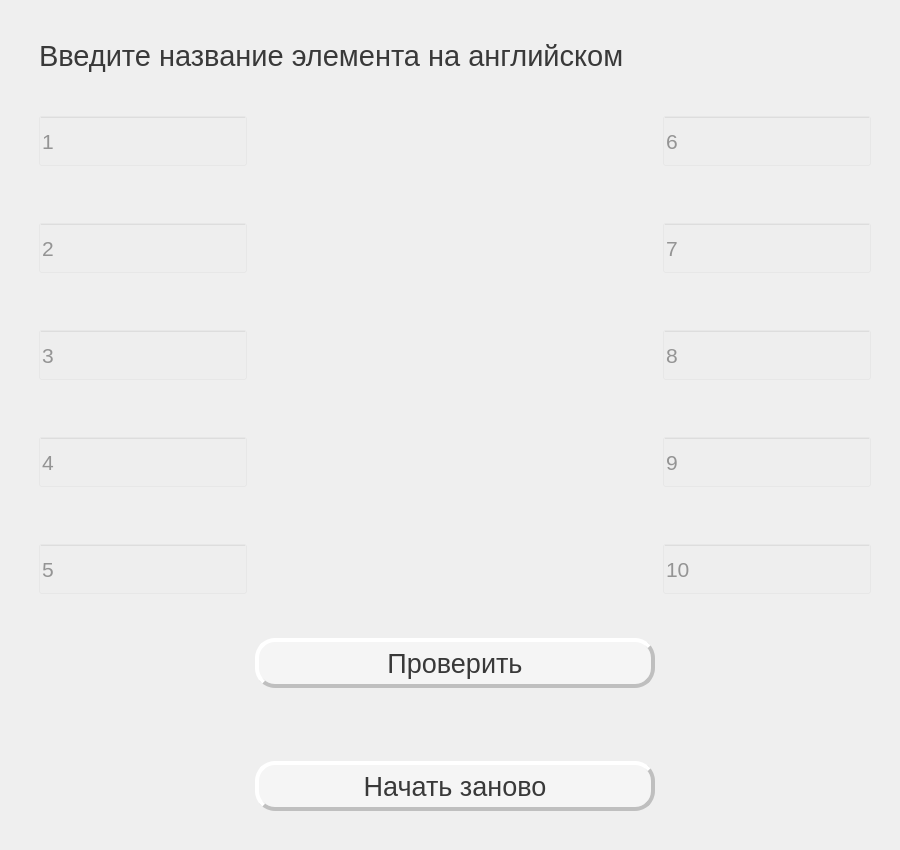
<?xml version="1.0" encoding="UTF-8"?>
<ui version="4.0">
 <class>TechEng</class>
 <widget class="QWidget" name="TechEng">
  <property name="geometry">
   <rect>
    <x>0</x>
    <y>0</y>
    <width>900</width>
    <height>850</height>
   </rect>
  </property>
  <property name="sizePolicy">
   <sizepolicy hsizetype="Fixed" vsizetype="Fixed">
    <horstretch>0</horstretch>
    <verstretch>0</verstretch>
   </sizepolicy>
  </property>
  <property name="minimumSize">
   <size>
    <width>900</width>
    <height>850</height>
   </size>
  </property>
  <property name="windowTitle">
   <string>TechEng</string>
  </property>
  <property name="styleSheet">
   <string notr="true"/>
  </property>
  <layout class="QVBoxLayout" name="verticalLayout_4">
   <property name="leftMargin">
    <number>0</number>
   </property>
   <property name="topMargin">
    <number>0</number>
   </property>
   <property name="rightMargin">
    <number>0</number>
   </property>
   <property name="bottomMargin">
    <number>0</number>
   </property>
   <item>
    <widget class="QWidget" name="widget" native="true">
     <layout class="QVBoxLayout" name="verticalLayout_5">
      <item>
       <layout class="QVBoxLayout" name="verticalLayout_2">
        <property name="spacing">
         <number>30</number>
        </property>
        <property name="leftMargin">
         <number>30</number>
        </property>
        <property name="topMargin">
         <number>30</number>
        </property>
        <property name="rightMargin">
         <number>20</number>
        </property>
        <property name="bottomMargin">
         <number>30</number>
        </property>
        <item>
         <layout class="QHBoxLayout" name="horizontalLayout_2">
          <item>
           <widget class="QLabel" name="label_2">
            <property name="sizePolicy">
             <sizepolicy hsizetype="Preferred" vsizetype="Preferred">
              <horstretch>0</horstretch>
              <verstretch>0</verstretch>
             </sizepolicy>
            </property>
            <property name="font">
             <font>
              <family>Segoe UI Historic</family>
              <pointsize>22</pointsize>
              <weight>50</weight>
              <bold>false</bold>
             </font>
            </property>
            <property name="styleSheet">
             <string notr="true">color:rgb(57, 57, 57)</string>
            </property>
            <property name="text">
             <string>Введите название элемента на английском</string>
            </property>
           </widget>
          </item>
         </layout>
        </item>
        <item>
         <layout class="QGridLayout" name="gridLayout">
          <item row="5" column="1">
           <widget class="QLabel" name="motherboard">
            <property name="minimumSize">
             <size>
              <width>120</width>
              <height>105</height>
             </size>
            </property>
            <property name="maximumSize">
             <size>
              <width>120</width>
              <height>105</height>
             </size>
            </property>
            <property name="text">
             <string/>
            </property>
           </widget>
          </item>
          <item row="3" column="1">
           <widget class="QLabel" name="graphiccard">
            <property name="minimumSize">
             <size>
              <width>150</width>
              <height>95</height>
             </size>
            </property>
            <property name="maximumSize">
             <size>
              <width>150</width>
              <height>95</height>
             </size>
            </property>
            <property name="text">
             <string/>
            </property>
           </widget>
          </item>
          <item row="2" column="1">
           <widget class="QLabel" name="cpucooler">
            <property name="minimumSize">
             <size>
              <width>100</width>
              <height>106</height>
             </size>
            </property>
            <property name="maximumSize">
             <size>
              <width>100</width>
              <height>106</height>
             </size>
            </property>
            <property name="text">
             <string/>
            </property>
           </widget>
          </item>
          <item row="3" column="2">
           <widget class="QLabel" name="soundcard">
            <property name="minimumSize">
             <size>
              <width>154</width>
              <height>95</height>
             </size>
            </property>
            <property name="maximumSize">
             <size>
              <width>154</width>
              <height>95</height>
             </size>
            </property>
            <property name="text">
             <string/>
            </property>
           </widget>
          </item>
          <item row="2" column="2">
           <widget class="QLabel" name="ram">
            <property name="minimumSize">
             <size>
              <width>170</width>
              <height>96</height>
             </size>
            </property>
            <property name="maximumSize">
             <size>
              <width>170</width>
              <height>96</height>
             </size>
            </property>
            <property name="text">
             <string/>
            </property>
           </widget>
          </item>
          <item row="1" column="1">
           <widget class="QLabel" name="cpu">
            <property name="sizePolicy">
             <sizepolicy hsizetype="Fixed" vsizetype="Fixed">
              <horstretch>0</horstretch>
              <verstretch>0</verstretch>
             </sizepolicy>
            </property>
            <property name="minimumSize">
             <size>
              <width>100</width>
              <height>104</height>
             </size>
            </property>
            <property name="maximumSize">
             <size>
              <width>100</width>
              <height>104</height>
             </size>
            </property>
            <property name="text">
             <string/>
            </property>
           </widget>
          </item>
          <item row="1" column="2">
           <widget class="QLabel" name="powersupply">
            <property name="minimumSize">
             <size>
              <width>153</width>
              <height>110</height>
             </size>
            </property>
            <property name="maximumSize">
             <size>
              <width>153</width>
              <height>110</height>
             </size>
            </property>
            <property name="text">
             <string/>
            </property>
           </widget>
          </item>
          <item row="4" column="1">
           <widget class="QLabel" name="hdd">
            <property name="minimumSize">
             <size>
              <width>156</width>
              <height>120</height>
             </size>
            </property>
            <property name="maximumSize">
             <size>
              <width>156</width>
              <height>120</height>
             </size>
            </property>
            <property name="text">
             <string/>
            </property>
           </widget>
          </item>
          <item row="4" column="2">
           <widget class="QLabel" name="ssd">
            <property name="minimumSize">
             <size>
              <width>150</width>
              <height>82</height>
             </size>
            </property>
            <property name="text">
             <string/>
            </property>
           </widget>
          </item>
          <item row="5" column="2">
           <widget class="QLabel" name="ports">
            <property name="minimumSize">
             <size>
              <width>140</width>
              <height>61</height>
             </size>
            </property>
            <property name="maximumSize">
             <size>
              <width>140</width>
              <height>61</height>
             </size>
            </property>
            <property name="text">
             <string/>
            </property>
           </widget>
          </item>
          <item row="1" column="0">
           <widget class="QLineEdit" name="answer1">
            <property name="sizePolicy">
             <sizepolicy hsizetype="Minimum" vsizetype="Fixed">
              <horstretch>0</horstretch>
              <verstretch>0</verstretch>
             </sizepolicy>
            </property>
            <property name="minimumSize">
             <size>
              <width>100</width>
              <height>50</height>
             </size>
            </property>
            <property name="font">
             <font>
              <family>Segoe UI Historic</family>
              <pointsize>16</pointsize>
             </font>
            </property>
            <property name="styleSheet">
             <string notr="true">color:rgb(57, 57, 57);
background-color: rgba(221, 221, 221, 0.1)
</string>
            </property>
            <property name="placeholderText">
             <string>1</string>
            </property>
           </widget>
          </item>
          <item row="2" column="0">
           <widget class="QLineEdit" name="answer2">
            <property name="sizePolicy">
             <sizepolicy hsizetype="Minimum" vsizetype="Fixed">
              <horstretch>0</horstretch>
              <verstretch>0</verstretch>
             </sizepolicy>
            </property>
            <property name="minimumSize">
             <size>
              <width>100</width>
              <height>50</height>
             </size>
            </property>
            <property name="font">
             <font>
              <family>Segoe UI Historic</family>
              <pointsize>16</pointsize>
             </font>
            </property>
            <property name="styleSheet">
             <string notr="true">color:rgb(57, 57, 57);
background-color: rgba(221, 221, 221, 0.1)
</string>
            </property>
            <property name="placeholderText">
             <string>2</string>
            </property>
           </widget>
          </item>
          <item row="3" column="0">
           <widget class="QLineEdit" name="answer3">
            <property name="sizePolicy">
             <sizepolicy hsizetype="Minimum" vsizetype="Fixed">
              <horstretch>0</horstretch>
              <verstretch>0</verstretch>
             </sizepolicy>
            </property>
            <property name="minimumSize">
             <size>
              <width>100</width>
              <height>50</height>
             </size>
            </property>
            <property name="font">
             <font>
              <family>Segoe UI Historic</family>
              <pointsize>16</pointsize>
             </font>
            </property>
            <property name="styleSheet">
             <string notr="true">color:rgb(57, 57, 57);
background-color: rgba(221, 221, 221, 0.1)
</string>
            </property>
            <property name="placeholderText">
             <string>3</string>
            </property>
           </widget>
          </item>
          <item row="4" column="0">
           <widget class="QLineEdit" name="answer4">
            <property name="sizePolicy">
             <sizepolicy hsizetype="Minimum" vsizetype="Fixed">
              <horstretch>0</horstretch>
              <verstretch>0</verstretch>
             </sizepolicy>
            </property>
            <property name="minimumSize">
             <size>
              <width>100</width>
              <height>50</height>
             </size>
            </property>
            <property name="font">
             <font>
              <family>Segoe UI Historic</family>
              <pointsize>16</pointsize>
             </font>
            </property>
            <property name="styleSheet">
             <string notr="true">color:rgb(57, 57, 57);
background-color: rgba(221, 221, 221, 0.1)
</string>
            </property>
            <property name="placeholderText">
             <string>4</string>
            </property>
           </widget>
          </item>
          <item row="5" column="0">
           <widget class="QLineEdit" name="answer5">
            <property name="sizePolicy">
             <sizepolicy hsizetype="Minimum" vsizetype="Fixed">
              <horstretch>0</horstretch>
              <verstretch>0</verstretch>
             </sizepolicy>
            </property>
            <property name="minimumSize">
             <size>
              <width>100</width>
              <height>50</height>
             </size>
            </property>
            <property name="font">
             <font>
              <family>Segoe UI Historic</family>
              <pointsize>16</pointsize>
             </font>
            </property>
            <property name="styleSheet">
             <string notr="true">color:rgb(57, 57, 57);
background-color: rgba(221, 221, 221, 0.1)
</string>
            </property>
            <property name="placeholderText">
             <string>5</string>
            </property>
           </widget>
          </item>
          <item row="1" column="3">
           <widget class="QLineEdit" name="answer6">
            <property name="sizePolicy">
             <sizepolicy hsizetype="Minimum" vsizetype="Fixed">
              <horstretch>0</horstretch>
              <verstretch>0</verstretch>
             </sizepolicy>
            </property>
            <property name="minimumSize">
             <size>
              <width>100</width>
              <height>50</height>
             </size>
            </property>
            <property name="font">
             <font>
              <family>Segoe UI Historic</family>
              <pointsize>16</pointsize>
             </font>
            </property>
            <property name="styleSheet">
             <string notr="true">color:rgb(57, 57, 57);
background-color: rgba(221, 221, 221, 0.1)
</string>
            </property>
            <property name="placeholderText">
             <string>6</string>
            </property>
           </widget>
          </item>
          <item row="2" column="3">
           <widget class="QLineEdit" name="answer7">
            <property name="sizePolicy">
             <sizepolicy hsizetype="Minimum" vsizetype="Fixed">
              <horstretch>0</horstretch>
              <verstretch>0</verstretch>
             </sizepolicy>
            </property>
            <property name="minimumSize">
             <size>
              <width>100</width>
              <height>50</height>
             </size>
            </property>
            <property name="font">
             <font>
              <family>Segoe UI Historic</family>
              <pointsize>16</pointsize>
             </font>
            </property>
            <property name="styleSheet">
             <string notr="true">color:rgb(57, 57, 57);
background-color: rgba(221, 221, 221, 0.1)
</string>
            </property>
            <property name="placeholderText">
             <string>7</string>
            </property>
           </widget>
          </item>
          <item row="3" column="3">
           <widget class="QLineEdit" name="answer8">
            <property name="sizePolicy">
             <sizepolicy hsizetype="Minimum" vsizetype="Fixed">
              <horstretch>0</horstretch>
              <verstretch>0</verstretch>
             </sizepolicy>
            </property>
            <property name="minimumSize">
             <size>
              <width>100</width>
              <height>50</height>
             </size>
            </property>
            <property name="font">
             <font>
              <family>Segoe UI Historic</family>
              <pointsize>16</pointsize>
             </font>
            </property>
            <property name="styleSheet">
             <string notr="true">color:rgb(57, 57, 57);
background-color: rgba(221, 221, 221, 0.1)
</string>
            </property>
            <property name="placeholderText">
             <string>8</string>
            </property>
           </widget>
          </item>
          <item row="4" column="3">
           <widget class="QLineEdit" name="answer9">
            <property name="sizePolicy">
             <sizepolicy hsizetype="Minimum" vsizetype="Fixed">
              <horstretch>0</horstretch>
              <verstretch>0</verstretch>
             </sizepolicy>
            </property>
            <property name="minimumSize">
             <size>
              <width>100</width>
              <height>50</height>
             </size>
            </property>
            <property name="font">
             <font>
              <family>Segoe UI Historic</family>
              <pointsize>16</pointsize>
             </font>
            </property>
            <property name="styleSheet">
             <string notr="true">color:rgb(57, 57, 57);
background-color: rgba(221, 221, 221, 0.1)
</string>
            </property>
            <property name="placeholderText">
             <string>9</string>
            </property>
           </widget>
          </item>
          <item row="5" column="3">
           <widget class="QLineEdit" name="answer10">
            <property name="sizePolicy">
             <sizepolicy hsizetype="Minimum" vsizetype="Fixed">
              <horstretch>0</horstretch>
              <verstretch>0</verstretch>
             </sizepolicy>
            </property>
            <property name="minimumSize">
             <size>
              <width>100</width>
              <height>50</height>
             </size>
            </property>
            <property name="font">
             <font>
              <family>Segoe UI Historic</family>
              <pointsize>16</pointsize>
             </font>
            </property>
            <property name="styleSheet">
             <string notr="true">color:rgb(57, 57, 57);
background-color: rgba(221, 221, 221, 0.1)
</string>
            </property>
            <property name="placeholderText">
             <string>10</string>
            </property>
           </widget>
          </item>
         </layout>
        </item>
        <item>
         <layout class="QHBoxLayout" name="horizontalLayout_4">
          <item>
           <spacer name="horizontalSpacer">
            <property name="orientation">
             <enum>Qt::Horizontal</enum>
            </property>
            <property name="sizeHint" stdset="0">
             <size>
              <width>40</width>
              <height>20</height>
             </size>
            </property>
           </spacer>
          </item>
          <item>
           <layout class="QVBoxLayout" name="verticalLayout_6">
            <property name="spacing">
             <number>20</number>
            </property>
            <item>
             <widget class="QPushButton" name="checkAnswer">
              <property name="sizePolicy">
               <sizepolicy hsizetype="Preferred" vsizetype="Preferred">
                <horstretch>0</horstretch>
                <verstretch>0</verstretch>
               </sizepolicy>
              </property>
              <property name="minimumSize">
               <size>
                <width>400</width>
                <height>50</height>
               </size>
              </property>
              <property name="maximumSize">
               <size>
                <width>400</width>
                <height>50</height>
               </size>
              </property>
              <property name="font">
               <font>
                <family>Segoe UI Historic</family>
                <pointsize>20</pointsize>
                <weight>50</weight>
                <bold>false</bold>
               </font>
              </property>
              <property name="styleSheet">
               <string notr="true">QPushButton{background: rgba(255, 255, 255, 0.4);
border-radius: 20px;
border-style: outset;
 border-width: 4px;
border-color:rgb(191, 191, 191);
color:rgb(57, 57, 57);}

QPushButton:pressed {
background: rgba(234, 234, 234, 0.6);
color:rgb(57, 57, 57);
}</string>
              </property>
              <property name="text">
               <string>Проверить</string>
              </property>
             </widget>
            </item>
            <item>
             <widget class="QLabel" name="points">
              <property name="font">
               <font>
                <family>Trebuchet MS</family>
                <pointsize>18</pointsize>
               </font>
              </property>
              <property name="styleSheet">
               <string notr="true">color: rgb(255, 255, 255)</string>
              </property>
              <property name="text">
               <string/>
              </property>
              <property name="alignment">
               <set>Qt::AlignCenter</set>
              </property>
             </widget>
            </item>
            <item>
             <widget class="QPushButton" name="tryAgain">
              <property name="sizePolicy">
               <sizepolicy hsizetype="Preferred" vsizetype="Preferred">
                <horstretch>0</horstretch>
                <verstretch>0</verstretch>
               </sizepolicy>
              </property>
              <property name="minimumSize">
               <size>
                <width>400</width>
                <height>50</height>
               </size>
              </property>
              <property name="maximumSize">
               <size>
                <width>400</width>
                <height>50</height>
               </size>
              </property>
              <property name="font">
               <font>
                <family>Segoe UI Historic</family>
                <pointsize>20</pointsize>
                <weight>50</weight>
                <bold>false</bold>
               </font>
              </property>
              <property name="styleSheet">
               <string notr="true">QPushButton{background: rgba(255, 255, 255, 0.4);
border-radius: 20px;
border-style: outset;
 border-width: 4px;
border-color:rgb(191, 191, 191);
color:rgb(57, 57, 57);}

QPushButton:pressed {
background: rgba(234, 234, 234, 0.6);
color:rgb(57, 57, 57);
}</string>
              </property>
              <property name="text">
               <string>Начать заново</string>
              </property>
             </widget>
            </item>
           </layout>
          </item>
          <item>
           <spacer name="horizontalSpacer_2">
            <property name="orientation">
             <enum>Qt::Horizontal</enum>
            </property>
            <property name="sizeHint" stdset="0">
             <size>
              <width>40</width>
              <height>20</height>
             </size>
            </property>
           </spacer>
          </item>
         </layout>
        </item>
       </layout>
      </item>
     </layout>
    </widget>
   </item>
  </layout>
 </widget>
 <resources/>
 <connections/>
</ui>
